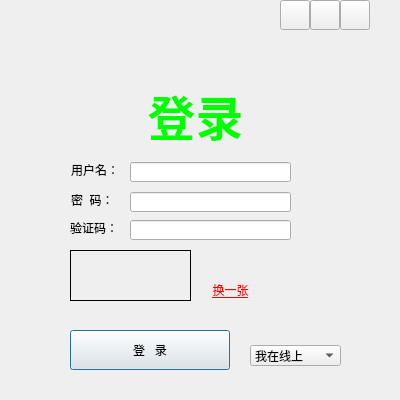
<?xml version="1.0" encoding="UTF-8"?>
<ui version="4.0">
 <class>LoginDialog</class>
 <widget class="QDialog" name="LoginDialog">
  <property name="geometry">
   <rect>
    <x>0</x>
    <y>0</y>
    <width>400</width>
    <height>400</height>
   </rect>
  </property>
  <property name="windowTitle">
   <string>webQQ</string>
  </property>
  <property name="windowIcon">
   <iconset resource="logindialog.qrc">
    <normaloff>:/login/Resources/QQ.png</normaloff>:/login/Resources/QQ.png</iconset>
  </property>
  <property name="styleSheet">
   <string notr="true">border-image: url(:/login/Resources/background2.png);</string>
  </property>
  <widget class="QStackedWidget" name="stackedWidget">
   <property name="geometry">
    <rect>
     <x>0</x>
     <y>0</y>
     <width>400</width>
     <height>400</height>
    </rect>
   </property>
   <property name="currentIndex">
    <number>0</number>
   </property>
   <widget class="QWidget" name="page_Login">
    <widget class="QLabel" name="label_Login">
     <property name="geometry">
      <rect>
       <x>130</x>
       <y>80</y>
       <width>131</width>
       <height>61</height>
      </rect>
     </property>
     <property name="font">
      <font>
       <family>Adobe Arabic</family>
       <pointsize>36</pointsize>
       <weight>75</weight>
       <italic>false</italic>
       <bold>true</bold>
      </font>
     </property>
     <property name="styleSheet">
      <string notr="true">border-image: url();</string>
     </property>
     <property name="text">
      <string>&lt;html&gt;&lt;head/&gt;&lt;body&gt;&lt;p align=&quot;center&quot;&gt;&lt;span style=&quot; color:#00ff00;&quot;&gt;登录&lt;/span&gt;&lt;/p&gt;&lt;/body&gt;&lt;/html&gt;</string>
     </property>
    </widget>
    <widget class="QLabel" name="label_Username">
     <property name="geometry">
      <rect>
       <x>71</x>
       <y>162</y>
       <width>48</width>
       <height>16</height>
      </rect>
     </property>
     <property name="styleSheet">
      <string notr="true">border-image: url();</string>
     </property>
     <property name="text">
      <string>用户名：</string>
     </property>
     <property name="buddy">
      <cstring>lineEdit_QQNumber</cstring>
     </property>
    </widget>
    <widget class="QLabel" name="label_Password">
     <property name="geometry">
      <rect>
       <x>71</x>
       <y>192</y>
       <width>48</width>
       <height>16</height>
      </rect>
     </property>
     <property name="styleSheet">
      <string notr="true">border-image: url();</string>
     </property>
     <property name="text">
      <string>密  码：</string>
     </property>
     <property name="buddy">
      <cstring>lineEdit_Password</cstring>
     </property>
    </widget>
    <widget class="MyLineEdit" name="lineEdit_QQNumber">
     <property name="geometry">
      <rect>
       <x>130</x>
       <y>162</y>
       <width>161</width>
       <height>20</height>
      </rect>
     </property>
     <property name="styleSheet">
      <string notr="true">border-image: url();</string>
     </property>
     <property name="maxLength">
      <number>11</number>
     </property>
    </widget>
    <widget class="MyLineEdit" name="lineEdit_Password">
     <property name="geometry">
      <rect>
       <x>130</x>
       <y>192</y>
       <width>161</width>
       <height>20</height>
      </rect>
     </property>
     <property name="styleSheet">
      <string notr="true">border-image: url();</string>
     </property>
     <property name="echoMode">
      <enum>QLineEdit::Password</enum>
     </property>
    </widget>
    <widget class="QPushButton" name="pushButton_Login">
     <property name="geometry">
      <rect>
       <x>70</x>
       <y>330</y>
       <width>160</width>
       <height>40</height>
      </rect>
     </property>
     <property name="styleSheet">
      <string notr="true">border-image: url(:/login/Resources/button_login_down.png);</string>
     </property>
     <property name="text">
      <string>登   录</string>
     </property>
     <property name="iconSize">
      <size>
       <width>160</width>
       <height>40</height>
      </size>
     </property>
    </widget>
    <widget class="QComboBox" name="comboBox_Status">
     <property name="geometry">
      <rect>
       <x>250</x>
       <y>345</y>
       <width>91</width>
       <height>21</height>
      </rect>
     </property>
     <property name="styleSheet">
      <string notr="true">border-image: url();</string>
     </property>
     <item>
      <property name="text">
       <string>我在线上</string>
      </property>
      <property name="icon">
       <iconset resource="logindialog.qrc">
        <normaloff>:/status/Resources/Status/imonline.png</normaloff>:/status/Resources/Status/imonline.png</iconset>
      </property>
     </item>
     <item>
      <property name="text">
       <string>Q我吧</string>
      </property>
      <property name="icon">
       <iconset resource="logindialog.qrc">
        <normaloff>:/status/Resources/Status/Qme.png</normaloff>:/status/Resources/Status/Qme.png</iconset>
      </property>
     </item>
     <item>
      <property name="text">
       <string>离开</string>
      </property>
      <property name="icon">
       <iconset resource="logindialog.qrc">
        <normaloff>:/status/Resources/Status/away.png</normaloff>:/status/Resources/Status/away.png</iconset>
      </property>
     </item>
     <item>
      <property name="text">
       <string>忙碌</string>
      </property>
      <property name="icon">
       <iconset resource="logindialog.qrc">
        <normaloff>:/status/Resources/Status/busy.png</normaloff>:/status/Resources/Status/busy.png</iconset>
      </property>
     </item>
     <item>
      <property name="text">
       <string>请勿打扰</string>
      </property>
      <property name="icon">
       <iconset resource="logindialog.qrc">
        <normaloff>:/status/Resources/Status/mute.png</normaloff>:/status/Resources/Status/mute.png</iconset>
      </property>
     </item>
     <item>
      <property name="text">
       <string>隐身</string>
      </property>
      <property name="icon">
       <iconset resource="logindialog.qrc">
        <normaloff>:/status/Resources/Status/invisible.png</normaloff>:/status/Resources/Status/invisible.png</iconset>
      </property>
     </item>
    </widget>
    <widget class="QWidget" name="widget_VerifyCode" native="true">
     <property name="geometry">
      <rect>
       <x>0</x>
       <y>220</y>
       <width>400</width>
       <height>101</height>
      </rect>
     </property>
     <property name="styleSheet">
      <string notr="true">border-image: url();</string>
     </property>
     <widget class="QLabel" name="label">
      <property name="geometry">
       <rect>
        <x>70</x>
        <y>0</y>
        <width>48</width>
        <height>16</height>
       </rect>
      </property>
      <property name="styleSheet">
       <string notr="true">border-image: url();</string>
      </property>
      <property name="text">
       <string>验证码：</string>
      </property>
      <property name="buddy">
       <cstring>lineEdit_Verifycode</cstring>
      </property>
     </widget>
     <widget class="QLineEdit" name="lineEdit_Verifycode">
      <property name="geometry">
       <rect>
        <x>130</x>
        <y>0</y>
        <width>161</width>
        <height>20</height>
       </rect>
      </property>
      <property name="styleSheet">
       <string notr="true">border-image: url();</string>
      </property>
     </widget>
     <widget class="verifyLabel" name="label_imgverify">
      <property name="geometry">
       <rect>
        <x>70</x>
        <y>30</y>
        <width>121</width>
        <height>51</height>
       </rect>
      </property>
      <property name="styleSheet">
       <string notr="true">border-image: url();</string>
      </property>
      <property name="frameShape">
       <enum>QFrame::Box</enum>
      </property>
      <property name="text">
       <string/>
      </property>
     </widget>
     <widget class="verifyLabel" name="label_ChangeImg">
      <property name="geometry">
       <rect>
        <x>200</x>
        <y>60</y>
        <width>61</width>
        <height>20</height>
       </rect>
      </property>
      <property name="styleSheet">
       <string notr="true">border-image: url();</string>
      </property>
      <property name="text">
       <string>&lt;html&gt;&lt;head/&gt;&lt;body&gt;&lt;p align=&quot;center&quot;&gt;&lt;span style=&quot; text-decoration: underline; color:#ff0000;&quot;&gt;换一张&lt;/span&gt;&lt;/p&gt;&lt;/body&gt;&lt;/html&gt;</string>
      </property>
     </widget>
    </widget>
    <widget class="QLabel" name="label_show">
     <property name="geometry">
      <rect>
       <x>70</x>
       <y>139</y>
       <width>301</width>
       <height>21</height>
      </rect>
     </property>
     <property name="styleSheet">
      <string notr="true">border-image: url();</string>
     </property>
     <property name="text">
      <string/>
     </property>
    </widget>
   </widget>
   <widget class="QWidget" name="page_Setting">
    <widget class="QLabel" name="label_2">
     <property name="geometry">
      <rect>
       <x>80</x>
       <y>30</y>
       <width>54</width>
       <height>12</height>
      </rect>
     </property>
     <property name="styleSheet">
      <string notr="true">border-image: url();</string>
     </property>
     <property name="text">
      <string>登录设置</string>
     </property>
    </widget>
    <widget class="QLabel" name="label_3">
     <property name="geometry">
      <rect>
       <x>50</x>
       <y>70</y>
       <width>54</width>
       <height>12</height>
      </rect>
     </property>
     <property name="styleSheet">
      <string notr="true">border-image: url();</string>
     </property>
     <property name="text">
      <string>网络设置</string>
     </property>
    </widget>
    <widget class="QLabel" name="label_4">
     <property name="geometry">
      <rect>
       <x>31</x>
       <y>91</y>
       <width>51</width>
       <height>16</height>
      </rect>
     </property>
     <property name="styleSheet">
      <string notr="true">border-image: url();</string>
     </property>
     <property name="text">
      <string>&lt;html&gt;&lt;head/&gt;&lt;body&gt;&lt;p align=&quot;right&quot;&gt;类型：&lt;/p&gt;&lt;/body&gt;&lt;/html&gt;</string>
     </property>
    </widget>
    <widget class="QLabel" name="label_5">
     <property name="geometry">
      <rect>
       <x>195</x>
       <y>91</y>
       <width>36</width>
       <height>16</height>
      </rect>
     </property>
     <property name="styleSheet">
      <string notr="true">border-image: url();</string>
     </property>
     <property name="text">
      <string>&lt;html&gt;&lt;head/&gt;&lt;body&gt;&lt;p align=&quot;right&quot;&gt;地址：&lt;/p&gt;&lt;/body&gt;&lt;/html&gt;</string>
     </property>
    </widget>
    <widget class="QLabel" name="label_6">
     <property name="geometry">
      <rect>
       <x>300</x>
       <y>91</y>
       <width>41</width>
       <height>20</height>
      </rect>
     </property>
     <property name="styleSheet">
      <string notr="true">border-image: url();</string>
     </property>
     <property name="text">
      <string>&lt;html&gt;&lt;head/&gt;&lt;body&gt;&lt;p align=&quot;right&quot;&gt;端口：&lt;/p&gt;&lt;/body&gt;&lt;/html&gt;</string>
     </property>
    </widget>
    <widget class="QComboBox" name="comboBox_ProxyType">
     <property name="geometry">
      <rect>
       <x>83</x>
       <y>91</y>
       <width>101</width>
       <height>20</height>
      </rect>
     </property>
     <property name="styleSheet">
      <string notr="true">border-image: url();</string>
     </property>
     <item>
      <property name="text">
       <string>不使用代理</string>
      </property>
     </item>
     <item>
      <property name="text">
       <string>HTTP代理</string>
      </property>
     </item>
     <item>
      <property name="text">
       <string>SOCKS5代理</string>
      </property>
     </item>
     <item>
      <property name="text">
       <string>使用浏览器设置</string>
      </property>
     </item>
    </widget>
    <widget class="QLineEdit" name="lineEdit_ProxyAddress">
     <property name="geometry">
      <rect>
       <x>237</x>
       <y>91</y>
       <width>55</width>
       <height>20</height>
      </rect>
     </property>
     <property name="styleSheet">
      <string notr="true">border-image: url();</string>
     </property>
    </widget>
    <widget class="QLineEdit" name="lineEdit__ProxyPort">
     <property name="geometry">
      <rect>
       <x>339</x>
       <y>91</y>
       <width>41</width>
       <height>20</height>
      </rect>
     </property>
     <property name="styleSheet">
      <string notr="true">border-image: url();</string>
     </property>
    </widget>
    <widget class="QLabel" name="label_7">
     <property name="geometry">
      <rect>
       <x>31</x>
       <y>117</y>
       <width>48</width>
       <height>16</height>
      </rect>
     </property>
     <property name="styleSheet">
      <string notr="true">border-image: url();</string>
     </property>
     <property name="text">
      <string>&lt;html&gt;&lt;head/&gt;&lt;body&gt;&lt;p align=&quot;right&quot;&gt;用户名：&lt;/p&gt;&lt;/body&gt;&lt;/html&gt;</string>
     </property>
    </widget>
    <widget class="QLabel" name="label_8">
     <property name="geometry">
      <rect>
       <x>195</x>
       <y>117</y>
       <width>36</width>
       <height>16</height>
      </rect>
     </property>
     <property name="styleSheet">
      <string notr="true">border-image: url();</string>
     </property>
     <property name="text">
      <string>&lt;html&gt;&lt;head/&gt;&lt;body&gt;&lt;p align=&quot;right&quot;&gt;密码：&lt;/p&gt;&lt;/body&gt;&lt;/html&gt;</string>
     </property>
    </widget>
    <widget class="QLabel" name="label_9">
     <property name="geometry">
      <rect>
       <x>298</x>
       <y>117</y>
       <width>41</width>
       <height>16</height>
      </rect>
     </property>
     <property name="styleSheet">
      <string notr="true">border-image: url();</string>
     </property>
     <property name="text">
      <string>&lt;html&gt;&lt;head/&gt;&lt;body&gt;&lt;p align=&quot;right&quot;&gt;域：&lt;/p&gt;&lt;/body&gt;&lt;/html&gt;</string>
     </property>
    </widget>
    <widget class="QLineEdit" name="lineEdit_ProxyUsername">
     <property name="geometry">
      <rect>
       <x>83</x>
       <y>117</y>
       <width>101</width>
       <height>20</height>
      </rect>
     </property>
     <property name="styleSheet">
      <string notr="true">border-image: url();</string>
     </property>
    </widget>
    <widget class="QLineEdit" name="lineEdit_ProxyPassword">
     <property name="geometry">
      <rect>
       <x>237</x>
       <y>117</y>
       <width>55</width>
       <height>20</height>
      </rect>
     </property>
     <property name="styleSheet">
      <string notr="true">border-image: url();</string>
     </property>
    </widget>
    <widget class="QLineEdit" name="lineEdit_ProxyYu">
     <property name="geometry">
      <rect>
       <x>339</x>
       <y>117</y>
       <width>41</width>
       <height>20</height>
      </rect>
     </property>
     <property name="styleSheet">
      <string notr="true">border-image: url();</string>
     </property>
    </widget>
    <widget class="QPushButton" name="pushButton_ProxyTest">
     <property name="geometry">
      <rect>
       <x>300</x>
       <y>150</y>
       <width>75</width>
       <height>23</height>
      </rect>
     </property>
     <property name="styleSheet">
      <string notr="true">border-image: url(:/login/Resources/button_login_down.png);</string>
     </property>
     <property name="text">
      <string>测试</string>
     </property>
    </widget>
    <widget class="QLabel" name="label_13">
     <property name="geometry">
      <rect>
       <x>50</x>
       <y>180</y>
       <width>61</width>
       <height>16</height>
      </rect>
     </property>
     <property name="styleSheet">
      <string notr="true">border-image: url();</string>
     </property>
     <property name="text">
      <string>登录服务器</string>
     </property>
    </widget>
    <widget class="QPushButton" name="pushButton_Right">
     <property name="geometry">
      <rect>
       <x>200</x>
       <y>250</y>
       <width>75</width>
       <height>23</height>
      </rect>
     </property>
     <property name="styleSheet">
      <string notr="true">border-image: url(:/login/Resources/button_login_down.png);</string>
     </property>
     <property name="text">
      <string>确定</string>
     </property>
    </widget>
    <widget class="QPushButton" name="pushButton_Cancel">
     <property name="geometry">
      <rect>
       <x>280</x>
       <y>250</y>
       <width>75</width>
       <height>23</height>
      </rect>
     </property>
     <property name="styleSheet">
      <string notr="true">border-image: url(:/login/Resources/button_login_down.png);</string>
     </property>
     <property name="text">
      <string>取消</string>
     </property>
    </widget>
    <widget class="QLabel" name="label_10">
     <property name="geometry">
      <rect>
       <x>299</x>
       <y>210</y>
       <width>41</width>
       <height>20</height>
      </rect>
     </property>
     <property name="styleSheet">
      <string notr="true">border-image: url();</string>
     </property>
     <property name="text">
      <string>&lt;html&gt;&lt;head/&gt;&lt;body&gt;&lt;p align=&quot;right&quot;&gt;端口：&lt;/p&gt;&lt;/body&gt;&lt;/html&gt;</string>
     </property>
    </widget>
    <widget class="QComboBox" name="comboBox_ServerType">
     <property name="geometry">
      <rect>
       <x>82</x>
       <y>210</y>
       <width>111</width>
       <height>20</height>
      </rect>
     </property>
     <property name="styleSheet">
      <string notr="true">border-image: url();</string>
     </property>
     <item>
      <property name="text">
       <string>不使用高级选项</string>
      </property>
     </item>
     <item>
      <property name="text">
       <string>UDP类型</string>
      </property>
     </item>
     <item>
      <property name="text">
       <string>TCP类型</string>
      </property>
     </item>
    </widget>
    <widget class="QLineEdit" name="lineEdit_ServerPort">
     <property name="geometry">
      <rect>
       <x>338</x>
       <y>210</y>
       <width>41</width>
       <height>20</height>
      </rect>
     </property>
     <property name="styleSheet">
      <string notr="true">border-image: url();</string>
     </property>
    </widget>
    <widget class="QLabel" name="label_11">
     <property name="geometry">
      <rect>
       <x>194</x>
       <y>210</y>
       <width>36</width>
       <height>16</height>
      </rect>
     </property>
     <property name="styleSheet">
      <string notr="true">border-image: url();</string>
     </property>
     <property name="text">
      <string>&lt;html&gt;&lt;head/&gt;&lt;body&gt;&lt;p align=&quot;right&quot;&gt;地址：&lt;/p&gt;&lt;/body&gt;&lt;/html&gt;</string>
     </property>
    </widget>
    <widget class="QLabel" name="label_12">
     <property name="geometry">
      <rect>
       <x>30</x>
       <y>210</y>
       <width>51</width>
       <height>16</height>
      </rect>
     </property>
     <property name="styleSheet">
      <string notr="true">border-image: url();</string>
     </property>
     <property name="text">
      <string>&lt;html&gt;&lt;head/&gt;&lt;body&gt;&lt;p align=&quot;right&quot;&gt;类型：&lt;/p&gt;&lt;/body&gt;&lt;/html&gt;</string>
     </property>
    </widget>
    <widget class="QComboBox" name="comboBox_ServerAddress">
     <property name="geometry">
      <rect>
       <x>235</x>
       <y>210</y>
       <width>61</width>
       <height>20</height>
      </rect>
     </property>
     <property name="styleSheet">
      <string notr="true">border-image: url();</string>
     </property>
    </widget>
   </widget>
  </widget>
  <widget class="QPushButton" name="pushButton_Minisize">
   <property name="geometry">
    <rect>
     <x>310</x>
     <y>0</y>
     <width>30</width>
     <height>30</height>
    </rect>
   </property>
   <property name="styleSheet">
    <string notr="true">border-image: url(:/systoolbar/Resources/SysToolBar/sys_mini.png);</string>
   </property>
   <property name="text">
    <string/>
   </property>
  </widget>
  <widget class="QPushButton" name="pushButton_Setting">
   <property name="geometry">
    <rect>
     <x>280</x>
     <y>0</y>
     <width>30</width>
     <height>30</height>
    </rect>
   </property>
   <property name="styleSheet">
    <string notr="true">border-image: url(:/systoolbar/Resources/SysToolBar/sys_setting.png);</string>
   </property>
   <property name="text">
    <string/>
   </property>
  </widget>
  <widget class="QPushButton" name="pushButton_Close">
   <property name="geometry">
    <rect>
     <x>340</x>
     <y>0</y>
     <width>30</width>
     <height>30</height>
    </rect>
   </property>
   <property name="styleSheet">
    <string notr="true">border-image: url(:/systoolbar/Resources/SysToolBar/sys_close.png);</string>
   </property>
   <property name="text">
    <string/>
   </property>
  </widget>
  <widget class="QLabel" name="label_QQ">
   <property name="geometry">
    <rect>
     <x>0</x>
     <y>0</y>
     <width>71</width>
     <height>71</height>
    </rect>
   </property>
   <property name="styleSheet">
    <string notr="true">border-image: url(:/login/Resources/QQ.png);</string>
   </property>
   <property name="text">
    <string/>
   </property>
  </widget>
 </widget>
 <layoutdefault spacing="6" margin="11"/>
 <customwidgets>
  <customwidget>
   <class>MyLineEdit</class>
   <extends>QLineEdit</extends>
   <header>mylineedit.h</header>
   <slots>
    <signal>focusOutSignal()</signal>
    <signal>focusInSignal()</signal>
   </slots>
  </customwidget>
  <customwidget>
   <class>verifyLabel</class>
   <extends>QLabel</extends>
   <header>verifylabel.h</header>
   <slots>
    <signal>Clicked(verifyLabel*)</signal>
   </slots>
  </customwidget>
 </customwidgets>
 <resources>
  <include location="logindialog.qrc"/>
 </resources>
 <connections/>
</ui>
